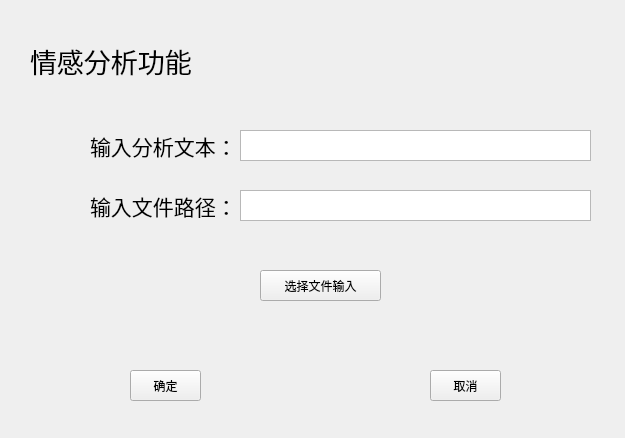
<?xml version="1.0" encoding="UTF-8"?>
<ui version="4.0">
 <class>Affective_analysis_Frame</class>
 <widget class="QMainWindow" name="Affective_analysis_Frame">
  <property name="geometry">
   <rect>
    <x>0</x>
    <y>0</y>
    <width>625</width>
    <height>438</height>
   </rect>
  </property>
  <property name="windowTitle">
   <string>MainWindow</string>
  </property>
  <widget class="QWidget" name="centralwidget">
   <widget class="QTextEdit" name="textEdit">
    <property name="geometry">
     <rect>
      <x>240</x>
      <y>130</y>
      <width>351</width>
      <height>31</height>
     </rect>
    </property>
   </widget>
   <widget class="QLabel" name="label">
    <property name="geometry">
     <rect>
      <x>30</x>
      <y>40</y>
      <width>271</width>
      <height>41</height>
     </rect>
    </property>
    <property name="font">
     <font>
      <family>Agency FB</family>
      <pointsize>20</pointsize>
     </font>
    </property>
    <property name="text">
     <string>情感分析功能</string>
    </property>
   </widget>
   <widget class="QLabel" name="label_2">
    <property name="geometry">
     <rect>
      <x>90</x>
      <y>130</y>
      <width>141</width>
      <height>31</height>
     </rect>
    </property>
    <property name="font">
     <font>
      <family>Agency FB</family>
      <pointsize>16</pointsize>
     </font>
    </property>
    <property name="text">
     <string>输入分析文本：</string>
    </property>
   </widget>
   <widget class="QLabel" name="label_3">
    <property name="geometry">
     <rect>
      <x>90</x>
      <y>190</y>
      <width>141</width>
      <height>31</height>
     </rect>
    </property>
    <property name="font">
     <font>
      <family>Agency FB</family>
      <pointsize>16</pointsize>
     </font>
    </property>
    <property name="text">
     <string>输入文件路径：</string>
    </property>
   </widget>
   <widget class="QPushButton" name="pushButton_2">
    <property name="geometry">
     <rect>
      <x>260</x>
      <y>270</y>
      <width>121</width>
      <height>31</height>
     </rect>
    </property>
    <property name="text">
     <string>选择文件输入</string>
    </property>
   </widget>
   <widget class="QPushButton" name="pushButton">
    <property name="geometry">
     <rect>
      <x>430</x>
      <y>370</y>
      <width>71</width>
      <height>31</height>
     </rect>
    </property>
    <property name="text">
     <string>取消</string>
    </property>
   </widget>
   <widget class="QPushButton" name="pushButton_3">
    <property name="geometry">
     <rect>
      <x>130</x>
      <y>370</y>
      <width>71</width>
      <height>31</height>
     </rect>
    </property>
    <property name="mouseTracking">
     <bool>false</bool>
    </property>
    <property name="text">
     <string>确定</string>
    </property>
   </widget>
   <widget class="QTextEdit" name="textEdit_2">
    <property name="geometry">
     <rect>
      <x>240</x>
      <y>190</y>
      <width>351</width>
      <height>31</height>
     </rect>
    </property>
   </widget>
  </widget>
 </widget>
 <resources/>
 <connections/>
</ui>
